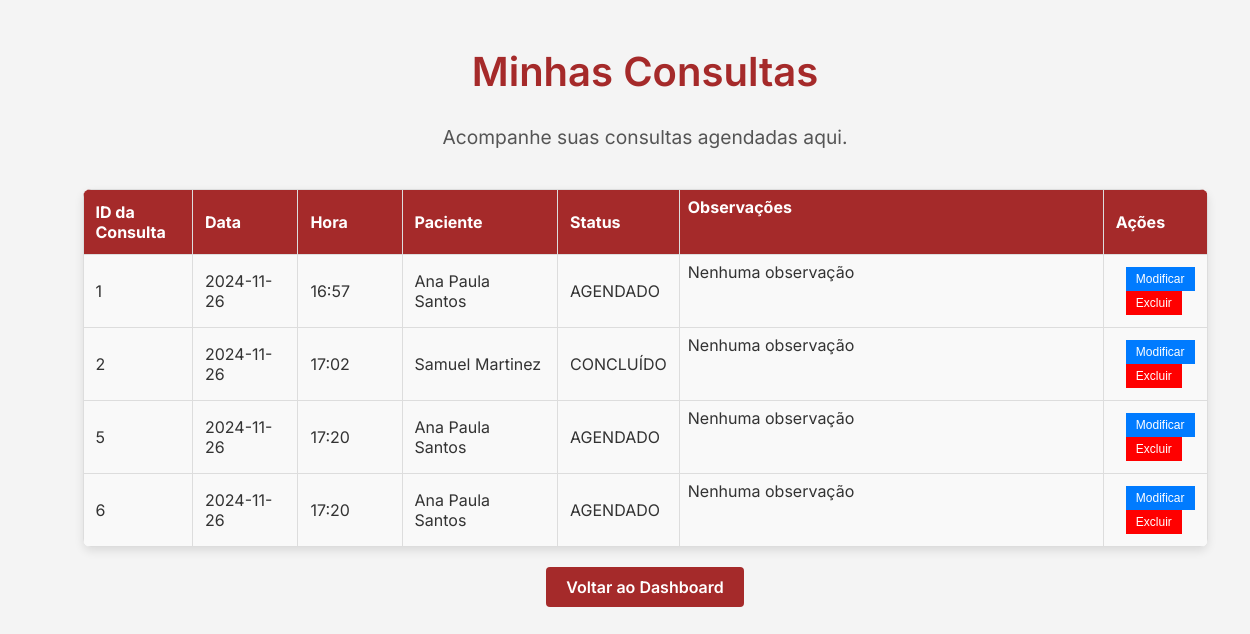
The app's page /minhas_consultas (signed in) with its own data.
### tables this page shows
CREATE TABLE Consultas (
        id INTEGER PRIMARY KEY AUTOINCREMENT,
        data DATE NOT NULL,
        hora TIME NOT NULL,
        status TEXT NOT NULL,
        observacoes TEXT,
        id_paciente_FK INTEGER,
        id_profissional_FK INTEGER,
        FOREIGN KEY (id_profissional_FK) REFERENCES Usuario(id),
        FOREIGN KEY (id_paciente_FK) REFERENCES Usuario(id)
    );

CREATE TABLE Usuario (
        id INTEGER PRIMARY KEY AUTOINCREMENT,
        nome TEXT NOT NULL,
        email TEXT UNIQUE NOT NULL,
        senha TEXT UNIQUE NOT NULL,
        telefone TEXT NOT NULL,
        tipo_usuario TEXT NOT NULL,
        especialidade TEXT,
        crm TEXT UNIQUE
    );

### projeto1/app.py (the view)
@app.route('/minhas_consultas', methods=['GET', 'POST'])
def minhas_consultas():
    if 'usuario_id' not in session:
        return redirect(url_for('login'))  # Redireciona se não estiver autenticado
    id = session['usuario_id']
    tipo_usuario = session['tipo_usuario']  # Obtém o tipo de usuário
    consultas = []
    nomes = {}  # Muda para um dicionário
    if tipo_usuario == 'paciente':
        consultas = classes.Visualizar_Consulta(ConsultasDAO(get_db()), id_paciente_FK=id)
        for consulta in consultas:
            if 'id_profissional_FK' in consulta:
                profissional_id = consulta["id_profissional_FK"]
                nome = classes.Visualizar_Usuario(UsuarioDAO(get_db()), id=profissional_id)
                if nome:  # Verifica se o nome foi encontrado
                    nomes[profissional_id] = nome[0]["nome"]  # Armazena no dicionário
    elif tipo_usuario == 'profissional':
        consultas = classes.Visualizar_Consulta(ConsultasDAO(get_db()), id_profissional_FK=id)
        for consulta in consultas:
            if 'id_paciente_FK' in consulta:
                paciente_id = consulta["id_paciente_FK"]
                nome = classes.Visualizar_Usuario(UsuarioDAO(get_db()), id=paciente_id)
                if nome:  # Verifica se o nome foi encontrado
                    nomes[paciente_id] = nome[0]["nome"]  # Armazena no dicionário
    else:
        return redirect(url_for('login'))  # Redireciona se o tipo de usuário não for válido
    print(nomes)  # Para depuração
    return render_template('minhas_consultas.html', consultas=consultas, nomes=nomes, usuario_nome=session['usuario_nome'], usuario_id=session['usuario_id'], tipo_usuario=tipo_usuario)

### projeto1/DAO_BD.py (called while the page is built)
    def tabela(self):
        return "Usuario"

    def tabela(self):
        return "Consultas"

### projeto1/app.py (called while the page is built)
def get_db():
    if 'db' not in g:
        g.db = ConexaoBD().conn  # Cria uma nova conexão
    return g.db

@app.before_request
def before_request():
    get_db()  # Obtém a conexão antes de cada requisição

### projeto1/classes.py (called while the page is built)
def Visualizar_Usuario(usuario_dao, **filtros): #Redireciona para o DAO
  return usuario_dao.visualizar(**filtros) #Retorna dado(s) de acordo com os parâmetros indicados

def Visualizar_Consulta(consultas_dao, **filtros): #Redireciona para o DAO
  return consultas_dao.visualizar(**filtros) #Retorna dado(s) de acordo com os parâmetros indicados

### projeto1/templates/minhas_consultas.html (shortened to what this page needs)
<!DOCTYPE html>
<html lang="pt-BR">
<head>
    <link rel="stylesheet" href="../static/minhas_consultas.css">
</head>
<body>
    <div class="page">
        <h1>Minhas Consultas</h1>
        <p>Acompanhe suas consultas agendadas aqui.</p>
        <table id="consultas-table">
            <thead>
                <tr>
                    <th class="col-id">ID da Consulta</th>
                    <th class="col-data">Data</th>
                    <th class="col-hora">Hora</th>
                    <th class="col-profissional">
                        {% if tipo_usuario == 'paciente' %}
                            Profissional
                        {% else %}
                            Paciente
                        {% endif %}
                    </th>
                    <th class="col-status">Status</th>
                    <th class="col-observacoes">Observações</th>
                    <th class="col-acoes">Ações</th>
                </tr>
            </thead>
            <tbody>
                {% if consultas %}
                    {% for consulta in consultas %}
                    <tr>
                        <td class="col-id">{{ consulta.id }}</td>
                        <td class="col-data">{{ consulta.data }}</td>
                        <td class="col-hora">{{ consulta.hora }}</td>
                        <td class="col-profissional">
                            {% if tipo_usuario == 'paciente' %}
                                {{ nomes[consulta.id_profissional_FK] }}
                            {% else %}
                                {{ nomes[consulta.id_paciente_FK] }}
                            {% endif %}
                        </td>
                        <td class="col-status">{{ consulta.status }}</td>
                        <td class="col-observacoes">
                            {% if consulta.observacoes %}
                                {{ consulta.observacoes }}
                            {% else %}
                                Nenhuma observação
                            {% endif %}
                        </td>
                        <td class=" col-acoes">
                            <button class="modify-btn" data-id="{{ consulta.id }}" data-data="{{ consulta.data }}" data-hora="{{ consulta.hora }}" data-status="{{ consulta.status }}">Modificar</button>
                            <button class="delete-btn" data-id="{{ consulta.id }}">Excluir</button>
                        </td>
                    </tr>
                    {% endfor %}
                {% else %}
                    <tr>
                        <td colspan="7">Nenhuma consulta agendada.</td>
                    </tr>
                {% endif %}
            </tbody>
        </table>
        <a href="{{ url_for('dashboard') }}" class="btn">Voltar ao Dashboard</a>
    </div>
</body>
</html>

### projeto1/static/minhas_consultas.css (style rules this page uses)
body { font-family: 'Inter', sans-serif; margin: 0; padding: 0; color: #333; background-color: #f4f4f4; }
.page { display: flex; flex-direction: column; align-items: center; justify-content: center; width: 100%; padding: 20px; }
h1 { font-weight: 600; font-size: 2.5em; color: #a52a2a; margin-bottom: 10px; }
p { font-size: 1.2em; color: #555; margin-bottom: 20px; }
table { width: 90%; border-collapse: collapse; margin-top: 20px; background-color: #fff; border-radius: 8px; overflow: hidden; box-shadow: 0 4px 10px rgba(0, 0, 0, 0.1); }
th, td { border: 1px solid #ddd; padding: 12px; text-align: left; }
th { background-color: #a52a2a; color: #fff; }
td { background-color: #f9f9f9; transition: background-color 0.3s; }
.btn { display: inline-block; background-color: #a52a2a; color: #fff; font-size: 16px; font-weight: 600; border: none; transition: all linear 160ms; cursor: pointer; padding: 10px 20px; border-radius: 4px; margin-top: 20px; text-decoration: none; }
.col-id { width: 10%; }
.col-data { width: 10%; }
.col-hora { width: 10%; }
.col-profissional { width: 15%; }
.col-status { width: 10%; }
.col-observacoes { width: 45%; white-space: normal; overflow-wrap: break-word; word-wrap: break-word; word-break: break-all; line-height: 1.2em; padding: 8px; vertical-align: top; }
.delete-btn { background-color: #ff0000; color: #fff; border: none; padding: 5px 10px; font-size: 12px; cursor: pointer; margin-left: 10px; }
.modify-btn { background-color: #007bff; color: #fff; border: none; padding: 5px 10px; font-size: 12px; cursor: pointer; margin-left: 10px; }

### projeto1/templates/minhas_consultas.html (style rules this page uses)
.delete-btn { background-color: #ff0000; color: #fff; border: none; padding: 5px 10px; font-size: 12px; cursor: pointer; margin-left: 10px; }

### records on screen
Consultas: id "1", data "2024-11-26", hora "16:57", status "AGENDADO"
Usuario: nome "Ana Paula Santos"
Consultas: id "2", data "2024-11-26", hora "17:02", status "CONCLUÍDO"
Usuario: nome "Samuel Martinez"
Consultas: id "5", data "2024-11-26", hora "17:20", status "AGENDADO"
Consultas: id "6", data "2024-11-26", hora "17:20", status "AGENDADO"
